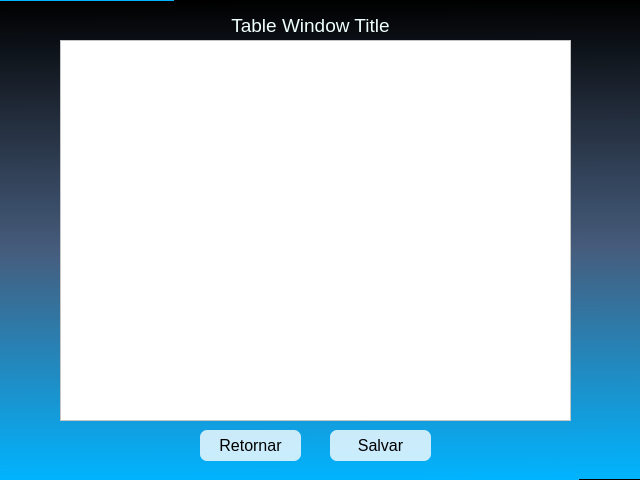
<?xml version="1.0" encoding="UTF-8"?>
<ui version="4.0">
 <class>TableViewer</class>
 <widget class="QDialog" name="TableViewer">
  <property name="geometry">
   <rect>
    <x>0</x>
    <y>0</y>
    <width>640</width>
    <height>480</height>
   </rect>
  </property>
  <property name="windowTitle">
   <string>Accounting Assisant</string>
  </property>
  <property name="styleSheet">
   <string notr="true">background-color: qlineargradient(spread:repeat, x1:0.531, y1:1, x2:0.525584, y2:0, stop:0 rgba(0, 180, 255, 255), stop:0.482955 rgba(70, 92, 124, 255), stop:1 rgba(0, 0, 0, 246));</string>
  </property>
  <widget class="QTableWidget" name="tableWidget">
   <property name="geometry">
    <rect>
     <x>60</x>
     <y>40</y>
     <width>511</width>
     <height>381</height>
    </rect>
   </property>
   <property name="styleSheet">
    <string notr="true">background-color: white;</string>
   </property>
  </widget>
  <widget class="QLabel" name="TableTitle">
   <property name="geometry">
    <rect>
     <x>150</x>
     <y>10</y>
     <width>321</width>
     <height>31</height>
    </rect>
   </property>
   <property name="font">
    <font>
     <pointsize>14</pointsize>
    </font>
   </property>
   <property name="layoutDirection">
    <enum>Qt::LeftToRight</enum>
   </property>
   <property name="styleSheet">
    <string notr="true">background-color: qradialgradient(spread:pad, cx:0.5, cy:0.5, radius:0.5, fx:0.5, fy:0.5, stop:1 rgba(0, 0, 0, 0));
color: rgb(240, 255, 255);
font-size: 36,</string>
   </property>
   <property name="text">
    <string>Table Window Title</string>
   </property>
   <property name="alignment">
    <set>Qt::AlignCenter</set>
   </property>
  </widget>
  <widget class="QPushButton" name="savebutton">
   <property name="geometry">
    <rect>
     <x>330</x>
     <y>430</y>
     <width>101</width>
     <height>31</height>
    </rect>
   </property>
   <property name="styleSheet">
    <string notr="true">QPushButton {
background-color: rgba(255,255,255,200);    
color: rgb(0, 0, 0); 
font: 12pt;
font-family: &quot;Microsoft Sans Serif&quot;;
font-weight: 400;
border-radius: 7px;
}
QPushButton:hover{ 
background-color:rgba(255,255,255,255);
}</string>
   </property>
   <property name="text">
    <string>Salvar</string>
   </property>
  </widget>
  <widget class="QPushButton" name="return_button">
   <property name="geometry">
    <rect>
     <x>200</x>
     <y>430</y>
     <width>101</width>
     <height>31</height>
    </rect>
   </property>
   <property name="styleSheet">
    <string notr="true">QPushButton {
background-color: rgba(255,255,255,200);    
color: rgb(0, 0, 0); 
font: 12pt;
font-family: &quot;Microsoft Sans Serif&quot;;
font-weight: 400;
border-radius: 7px;
}
QPushButton:hover{ 
background-color:rgba(255,255,255,255);
}</string>
   </property>
   <property name="text">
    <string>Retornar</string>
   </property>
  </widget>
 </widget>
 <resources/>
 <connections/>
</ui>
